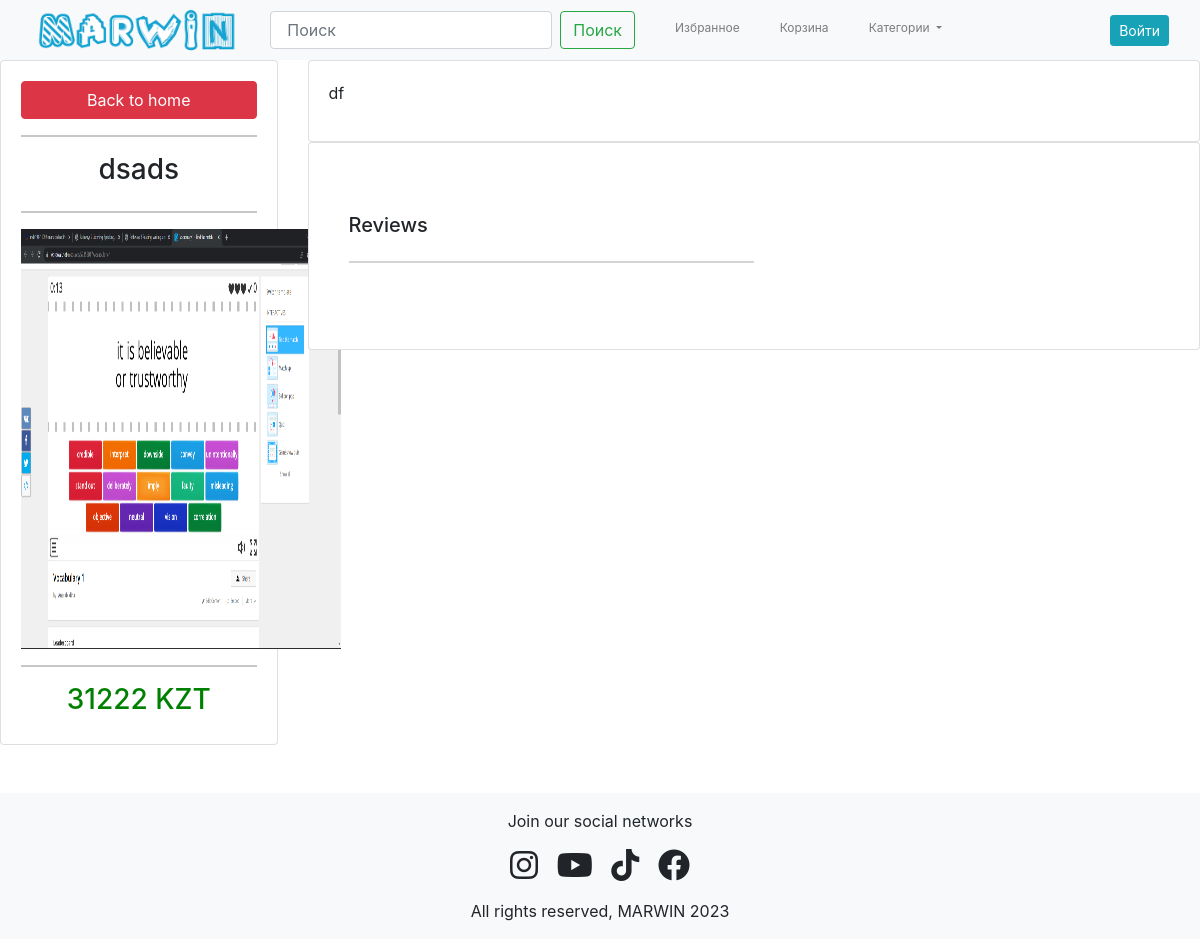
The page /products/21/ on the database as committed earlier.
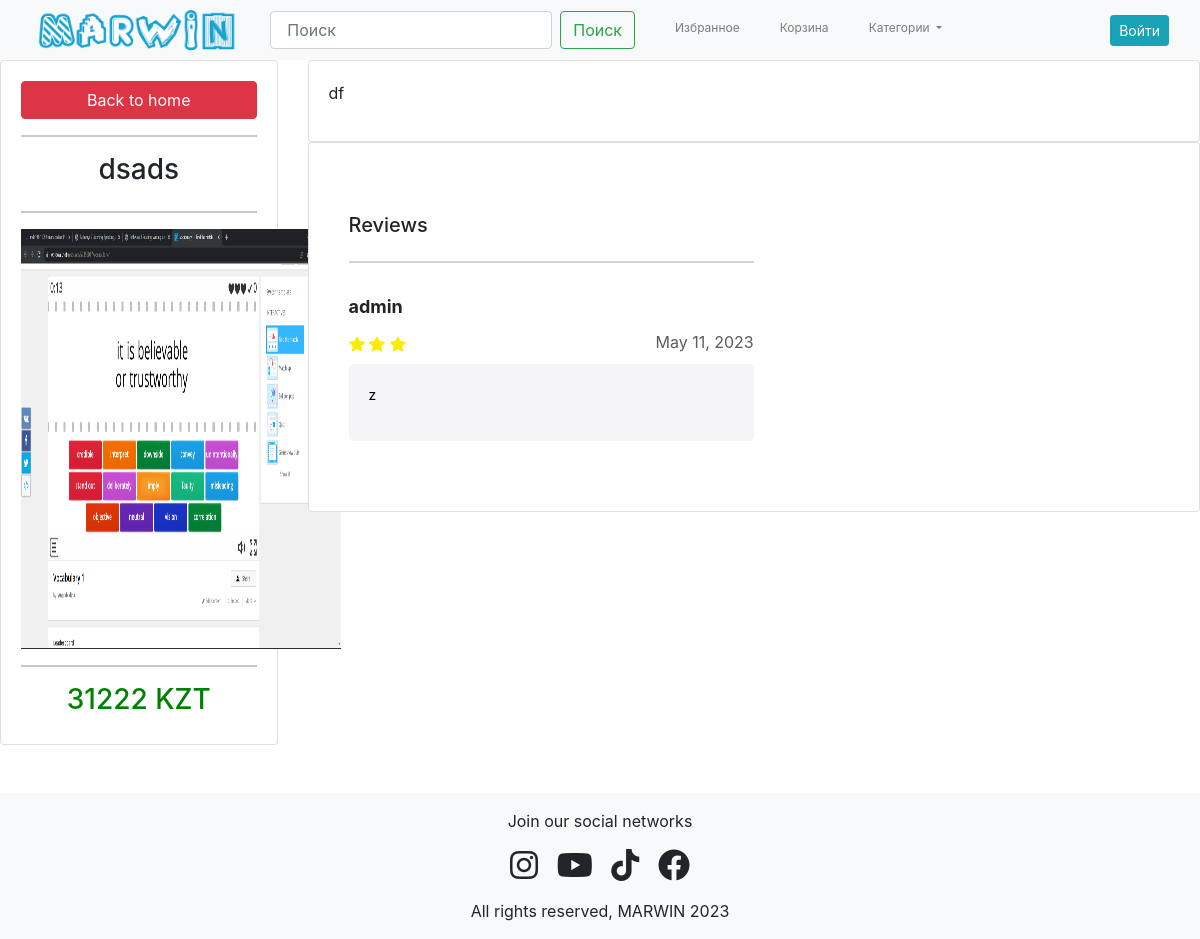
The same page on the database as committed later.
### myapp/models.py (models this page shows, shortened)
class Products(models.Model):
    category = models.ForeignKey(Category, on_delete=models.CASCADE)
    name = models.CharField(max_length=50)
    price = models.IntegerField(null=True)
    date_created = models.DateTimeField(auto_now_add=True, blank=True)
    description = models.TextField(help_text='Description for this product', null=True)
    picture = models.ImageField(upload_to='media')
    id = models.AutoField(primary_key=True)

class Comment(models.Model):
    RATING = (
        ('Soo bad', 1),
        ('Badly', 2),
        ('Not bad', 3),
        ('Well', 4),
        ('Soo well', 5),
    )
    product = models.ForeignKey(Products, on_delete=models.CASCADE, related_name='product_comment')
    author = models.ForeignKey(User, on_delete=models.CASCADE)
    comment_text = models.TextField(help_text='Write here')
    rating = models.IntegerField()
    created_at = models.DateTimeField(auto_now_add=True)

### myapp/views.py (the view, shortened to what this page needs)
# urls.py: path('products/<str:pk>/', views.product_detail, name='product_detail'),
def product_detail(request, pk):
    product = get_object_or_404(Products, pk=pk)
    comments = product.product_comment.order_by('-created_at')[:10]
    count_of_reviews = product.product_comment.count()
    rating = 0
    if count_of_reviews > 0:
        for p in product.product_comment.all():
            rating += p.rating
        rating = float(str(round((rating / count_of_reviews), 1)))
    context = {
        'product': product,
        'comments': comments,
        'rating': rating,
        'count_of_reviews': count_of_reviews
    }
    return render(request, 'myapp/product_detail.html', context)

### myapp/templates/myapp/product_detail.html (shortened to what this page needs)
{% extends 'base.html' %}
{% load static %}
{% block content %}
<div class="row">
  <div class="col-md-3">
    <div class="card card-body">
      <a href="{% url 'main_page' %}" class="btn btn-danger">Back to home</a>
      <hr>
      <h3 style="text-align: center"> {{ product.name }} </h3>
      <hr>
      <img class="profile-pic" src="{{ product.picture.url }}" alt="">
      <hr>
      <h3 style="text-align: center; color: green;  "> {{ product.price }} KZT</h3>
    </div>
  </div>
  <div class="col-md-9">
    <div class="card card-body">
      <p> {{ product.description }} </p>
    </div>
    <div class="card card-body">
        <div class="reviews_product_main_container">
            <div class="title_reviews_product_block">
                <h1>Reviews</h1>
            </div>
            <div class="reviews_product_main_block">
                <div class="reviews_list_product_main_info">
                    <hr style="background-color: #5c5c5c;">
                    <div class="reviews_list_product_block">
                        {% for comment in comments %}
                            <div class="review_product_block">
                                <div class="author_review_product_block">
                                    {{ comment.author.username }}
                                </div>
                                <div class="rating_review_product_block">
                                    <div class="rating_block_main_review">
                                        {% if comment.rating == 5 %}
                                            <i>
                                                <svg xmlns="http://www.w3.org/2000/svg" width="16" height="16" fill="#fdec00" class="bi bi-star-fill" viewBox="0 0 16 16">
                                                    <path d="M3.612 15.443c-.386.198-.824-.149-.746-.592l.83-4.73L.173 6.765c-.329-.314-.158-.888.283-.95l4.898-.696L7.538.792c.197-.39.73-.39.927 0l2.184 4.327 4.898.696c.441.062.612.636.282.95l-3.522 3.356.83 4.73c.078.443-.36.79-.746.592L8 13.187l-4.389 2.256z"></path>
                                                </svg>
                                                <svg xmlns="http://www.w3.org/2000/svg" width="16" height="16" fill="#fdec00" class="bi bi-star-fill" viewBox="0 0 16 16">
                                                    <path d="M3.612 15.443c-.386.198-.824-.149-.746-.592l.83-4.73L.173 6.765c-.329-.314-.158-.888.283-.95l4.898-.696L7.538.792c.197-.39.73-.39.927 0l2.184 4.327 4.898.696c.441.062.612.636.282.95l-3.522 3.356.83 4.73c.078.443-.36.79-.746.592L8 13.187l-4.389 2.256z"></path>
                                                </svg>
                                                <svg xmlns="http://www.w3.org/2000/svg" width="16" height="16" fill="#fdec00" class="bi bi-star-fill" viewBox="0 0 16 16">
                                                    <path d="M3.612 15.443c-.386.198-.824-.149-.746-.592l.83-4.73L.173 6.765c-.329-.314-.158-.888.283-.95l4.898-.696L7.538.792c.197-.39.73-.39.927 0l2.184 4.327 4.898.696c.441.062.612.636.282.95l-3.522 3.356.83 4.73c.078.443-.36.79-.746.592L8 13.187l-4.389 2.256z"></path>
                                                </svg>
                                                <svg xmlns="http://www.w3.org/2000/svg" width="16" height="16" fill="#fdec00" class="bi bi-star-fill" viewBox="0 0 16 16">
                                                    <path d="M3.612 15.443c-.386.198-.824-.149-.746-.592l.83-4.73L.173 6.765c-.329-.314-.158-.888.283-.95l4.898-.696L7.538.792c.197-.39.73-.39.927 0l2.184 4.327 4.898.696c.441.062.612.636.282.95l-3.522 3.356.83 4.73c.078.443-.36.79-.746.592L8 13.187l-4.389 2.256z"></path>
                                                </svg>
                                                <svg xmlns="http://www.w3.org/2000/svg" width="16" height="16" fill="#fdec00" class="bi bi-star-fill" viewBox="0 0 16 16">
                                                    <path d="M3.612 15.443c-.386.198-.824-.149-.746-.592l.83-4.73L.173 6.765c-.329-.314-.158-.888.283-.95l4.898-.696L7.538.792c.197-.39.73-.39.927 0l2.184 4.327 4.898.696c.441.062.612.636.282.95l-3.522 3.356.83 4.73c.078.443-.36.79-.746.592L8 13.187l-4.389 2.256z"></path>
                                                </svg>
                                            </i>
                                        {% elif comment.rating == 3 %}
                                            <i>
                                            </i>
                                        {% endif %}
                                    </div>
                                    <div class="created_date_review_product_block">
                                        {{ comment.created_at|date:"F j, Y" }}
                                    </div>
                                </div>
                                <div class="main_text_review_product_block">
                                    <p>{{ comment.comment_text }}</p>
                                </div>
                            </div>
                        {% endfor %}
                    </div>
                </div>
            </div>
        </div>
    </div>
  </div>
</div>
{% endblock content %}

### templates/base.html (shortened to what this page needs)
<!DOCTYPE html>
{% load static %}
<html lang="en">
<head>
    <link href="https://cdn.jsdelivr.net/npm/bootstrap@5.0.2/dist/css/bootstrap.min.css" rel="stylesheet"
>
    <link rel="stylesheet" href="https://stackpath.bootstrapcdn.com/bootstrap/4.4.1/css/bootstrap.min.css"
>
    <link rel="stylesheet" href="https://cdnjs.cloudflare.com/ajax/libs/font-awesome/6.4.0/css/all.min.css"
/>
    <link rel="stylesheet" href="{% static 'css/marwin.css' %}">
</head>
<body>
<nav class="navbar navbar-expand-lg navbar-light bg-light">
    <div class="container-fluid">
        <a class="navbar-brand" href="{% url 'main_page' %}"><img src="{% static 'images/logo2.png' %}"
                                                                  alt="Marwin"></a>
        <div class="collapse navbar-collapse" id="navbarScroll">
            <ul class="navbar-nav me-auto my-2 my-lg-0 navbar-nav-scroll" style="--bs-scroll-height: 100px;">
                <li class="nav-item">
                    <div class="nav-item">
                        <div class="d-flex">
                            <form action="{% url 'product_search' %}" class="form-inline my-2 my-lg-0 mr-2">
                                <input class="form-control p-3 mr-sm-2" type="search" placeholder="Поиск"
                                       aria-label="Search" name="search" value="{{ search_text }}" minlength="3">
                                <button class="btn btn-outline-success my-2 my-sm-0" type="submit">Поиск</button>
                            </form>
                        </div>
                    </div>
                </li>
                <li class="nav-item">
                    <a class="nav-link" aria-current="page" href="#">Избранное</a>
                </li>
                <li class="nav-item">
                    <a class="nav-link" href="#">Корзина</a>
                </li>
                <li class="nav-item dropdown">
                    <a class="nav-link dropdown-toggle" href="#" id="navbarScrollingDropdown" role="button"
                       data-bs-toggle="dropdown" aria-expanded="false">
                        Категории
                    </a>
                </li>
            </ul>
            {% if user.is_staff %}
                <div class="nav-item">
                    <a class="btn btn-sm btn-success" href="{% url 'site_admin' %}">{{ user.username }}</a>
                </div>
            {% elif user.is_authenticated %}
                <div class="nav-item">
                    <a class="btn btn-sm btn-info" href="{% url 'profile' %}">{{ user.username }}</a>
                </div>
            {% else %}
                <div class="nav-item">
                    <a class="btn btn-sm btn-info" href="{% url 'sign_in' %}">Войти</a>
                </div>
            {% endif %}
        </div>
    </div>
</nav>
{% block content %}
{% endblock content %}
<footer class="page-footer font-small bg-light mt-5">
    <div class="footer-copyright text-center py-3">
        Join our social networks
        <div class="mx-auto my-3 d-flex justify-content-between" style="width: 15%;">
            <a href="https://www.instagram.com/marwinfamilyshop/"><i class="fa-brands fa-instagram fa-2x"
                                                                     aria-hidden="true"></i></a>
            <a href="https://www.youtube.com/channel/UCVztF6nuSqJellLO7Ilnx9w"><i class="fa-brands fa-youtube fa-2x"
                                                                                  aria-hidden="true"></i></a>
            <a href="https://www.tiktok.com/@meloman_marwin"><i class="fa-brands fa-tiktok fa-2x"
                                                                aria-hidden="true"></i></a>
            <a href="https://www.facebook.com/MarwinFamilyShop/?locale=ru_RU"><i class="fa-brands fa-facebook fa-2x"
                                                                                 aria-hidden="true"></i></a>
        </div>
        All rights reserved, MARWIN {% now "Y" %}
    </div>
</footer>
</body>
</html>

### static/css/marwin.css (style rules this page uses)
body { font-family: "SF Pro Text", sans-serif; overflow-x: hidden; }
.navbar { height: 5vw; font-size: 25px; }
.navbar-brand { font-size: 25px; }
.navbar-brand > img { height: 60px; }
nav > div { display: flex; align-items: center; justify-content: space-evenly; font-size: 1vw; }
nav > div > a { color: rgba(245, 15, 100); text-decoration: none; }
ul { list-style-type: none; }
li { float: left; padding: 0 1vw; }
.title_reviews_product_block { padding: 50px 20px 0 20px; }
.title_reviews_product_block h1 { font-size: 20px; }
.reviews_product_main_block { display: flex; padding: 0 20px 50px 20px; }
.reviews_list_product_main_info { width: 50%; }
.review_product_block { margin-top: 30px; }
.author_review_product_block { font-size: 18px; font-weight: 700; }
.rating_review_product_block { margin: 10px 0; display: flex; align-items: center; justify-content: space-between; }
.created_date_review_product_block { color: #5c5c5c; }
.main_text_review_product_block { border-radius: 5px; background-color: #f5f5f7; color: #000; font-size: 14px; font-weight: 400; padding: 20px; }
footer a { color: inherit; }

### myapp/templates/myapp/product_detail.html (style rules this page uses)
.profile-pic { width: 320px; height: 420px; }

Rows that differ between the two databases and show on the page:
added Comment: author.username "admin", rating 3 (drawn), created_at "May 11, 2023", comment_text "z"
